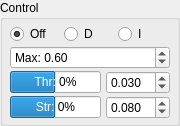
       <widget class="QGroupBox" name="groupBox_3">
        <property name="maximumSize">
         <size>
          <width>180</width>
          <height>16777215</height>
         </size>
        </property>
        <property name="title">
         <string>Control</string>
        </property>
        <layout class="QGridLayout" name="gridLayout_3">
         <property name="leftMargin">
          <number>4</number>
         </property>
         <property name="topMargin">
          <number>4</number>
         </property>
         <property name="rightMargin">
          <number>4</number>
         </property>
         <property name="bottomMargin">
          <number>4</number>
         </property>
         <property name="spacing">
          <number>2</number>
         </property>
         <item row="2" column="0">
          <widget class="QProgressBar" name="throttleBar">
           <property name="sizePolicy">
            <sizepolicy hsizetype="Fixed" vsizetype="Fixed">
             <horstretch>0</horstretch>
             <verstretch>0</verstretch>
            </sizepolicy>
           </property>
           <property name="minimum">
            <number>-100</number>
           </property>
           <property name="value">
            <number>0</number>
           </property>
           <property name="format">
            <string>Thr: %v%</string>
           </property>
          </widget>
         </item>
         <item row="3" column="0">
          <widget class="QProgressBar" name="steeringBar">
           <property name="sizePolicy">
            <sizepolicy hsizetype="Fixed" vsizetype="Fixed">
             <horstretch>0</horstretch>
             <verstretch>0</verstretch>
            </sizepolicy>
           </property>
           <property name="minimum">
            <number>-100</number>
           </property>
           <property name="value">
            <number>0</number>
           </property>
           <property name="format">
            <string>Str: %v%</string>
           </property>
          </widget>
         </item>
         <item row="0" column="0" colspan="2">
          <layout class="QHBoxLayout" name="horizontalLayout_6">
           <item>
            <widget class="QRadioButton" name="throttleOffButton">
             <property name="text">
              <string>Off</string>
             </property>
             <property name="checked">
              <bool>true</bool>
             </property>
            </widget>
           </item>
           <item>
            <widget class="QRadioButton" name="throttleDutyButton">
             <property name="text">
              <string>D</string>
             </property>
             <property name="checked">
              <bool>false</bool>
             </property>
            </widget>
           </item>
           <item>
            <widget class="QRadioButton" name="throttleCurrentButton">
             <property name="text">
              <string>I</string>
             </property>
            </widget>
           </item>
          </layout>
         </item>
         <item row="1" column="0" colspan="2">
          <widget class="QDoubleSpinBox" name="throttleMaxBox">
           <property name="prefix">
            <string>Max: </string>
           </property>
           <property name="maximum">
            <double>1.000000000000000</double>
           </property>
           <property name="singleStep">
            <double>0.010000000000000</double>
           </property>
           <property name="value">
            <double>0.600000000000000</double>
           </property>
          </widget>
         </item>
         <item row="2" column="1">
          <widget class="QDoubleSpinBox" name="throttleGainBox">
           <property name="sizePolicy">
            <sizepolicy hsizetype="Fixed" vsizetype="Fixed">
             <horstretch>0</horstretch>
             <verstretch>0</verstretch>
            </sizepolicy>
           </property>
           <property name="toolTip">
            <string>Keyboard gain</string>
           </property>
           <property name="prefix">
            <string/>
           </property>
           <property name="decimals">
            <number>3</number>
           </property>
           <property name="singleStep">
            <double>0.005000000000000</double>
           </property>
           <property name="value">
            <double>0.030000000000000</double>
           </property>
          </widget>
         </item>
         <item row="3" column="1">
          <widget class="QDoubleSpinBox" name="steeringGainBox">
           <property name="toolTip">
            <string>Keyboard gain</string>
           </property>
           <property name="prefix">
            <string/>
           </property>
           <property name="decimals">
            <number>3</number>
           </property>
           <property name="singleStep">
            <double>0.005000000000000</double>
           </property>
           <property name="value">
            <double>0.080000000000000</double>
           </property>
          </widget>
         </item>
        </layout>
       </widget>
